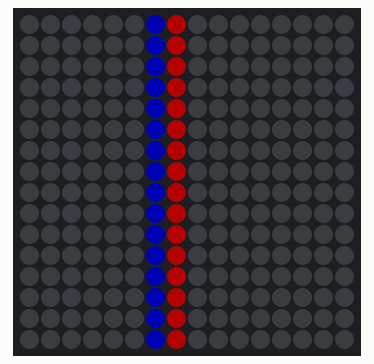
Simulated run of this program. Board: Raspberry Pi (BCM pin numbers) with a Unicorn HAT HD. Shown: 16×16 RGB LED matrix. Dim RGB values are drawn brighter than linear. At 7.3 s the program stops and its outputs stay as they are.

Above: at 0.1 s.
At 0.6 s:
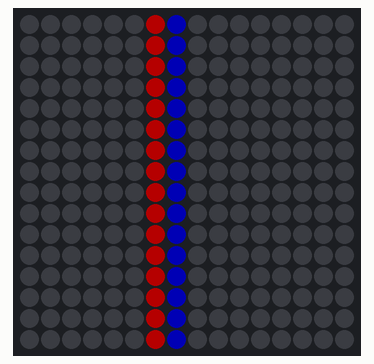

Measured:
- what the display in image 0 shows lasts 0.5 s, from 0.0 s to 0.5 s

The program:

Int4.py
```python
import unicornhathd as uch
import time
uch.brightness(0.25)

(width,height) = uch.get_shape()

for y in range (height):
    uch.set_pixel(6,y,0,0,255)
uch.show()

for y in range (height):
    uch.set_pixel(7,y,255,0,0)
uch.show()

time.sleep(0.5)
for y in range (height):
    uch.set_pixel(6,y,255,0,0)
uch.show()

for y in range (height):
    uch.set_pixel(7,y,0,0,255)
uch.show()
time.sleep(0.5)

for y in range (height):
    uch.set_pixel(6,y,0,0,255)
uch.show()

for y in range (height):
    uch.set_pixel(7,y,255,0,0)
uch.show()
time.sleep(0.5)
for y in range (height):
    uch.set_pixel(6,y,255,0,0)
uch.show()

for y in range (height):
    uch.set_pixel(7,y,0,0,255)
uch.show()
time.sleep(0.5)

for y in range (height):
    uch.set_pixel(6,y,0,0,255)
uch.show()

for y in range (height):
    uch.set_pixel(7,y,255,0,0)
uch.show()
time.sleep(0.5)
for y in range (height):
    uch.set_pixel(6,y,255,0,0)
uch.show()

for y in range (height):
    uch.set_pixel(7,y,0,0,255)
uch.show()
time.sleep(0.5)

for y in range (height):
    uch.set_pixel(6,y,0,0,255)
uch.show()

for y in range (height):
    uch.set_pixel(7,y,255,0,0)
uch.show()
time.sleep(0.5)
for y in range (height):
    uch.set_pixel(6,y,255,0,0)
uch.show()

for y in range (height):
    uch.set_pixel(7,y,0,0,255)
uch.show()
time.sleep(0.5)
for y in range (height):
    uch.set_pixel(6,y,0,0,255)
uch.show()

for y in range (height):
    uch.set_pixel(7,y,255,0,0)
uch.show()
time.sleep(0.5)
for y in range (height):
    uch.set_pixel(6,y,255,0,0)
uch.show()

for y in range (height):
    uch.set_pixel(7,y,0,0,255)
uch.show()
time.sleep(0.5)
for y in range (height):
    uch.set_pixel(6,y,0,0,255)
uch.show()

for y in range (height):
    uch.set_pixel(7,y,255,0,0)
uch.show()
time.sleep(0.5)
for y in range (height):
    uch.set_pixel(6,y,255,0,0)
uch.show()

for y in range (height):
    uch.set_pixel(7,y,0,0,255)
uch.show()
time.sleep(0.5)
for y in range (height):
    uch.set_pixel(6,y,0,0,255)
uch.show()

for y in range (height):
    uch.set_pixel(7,y,255,0,0)
uch.show()
time.sleep(0.5)
for y in range (height):
    uch.set_pixel(6,y,255,0,0)
uch.show()

for y in range (height):
    uch.set_pixel(7,y,0,0,255)
uch.show()
time.sleep(0.5)
```
